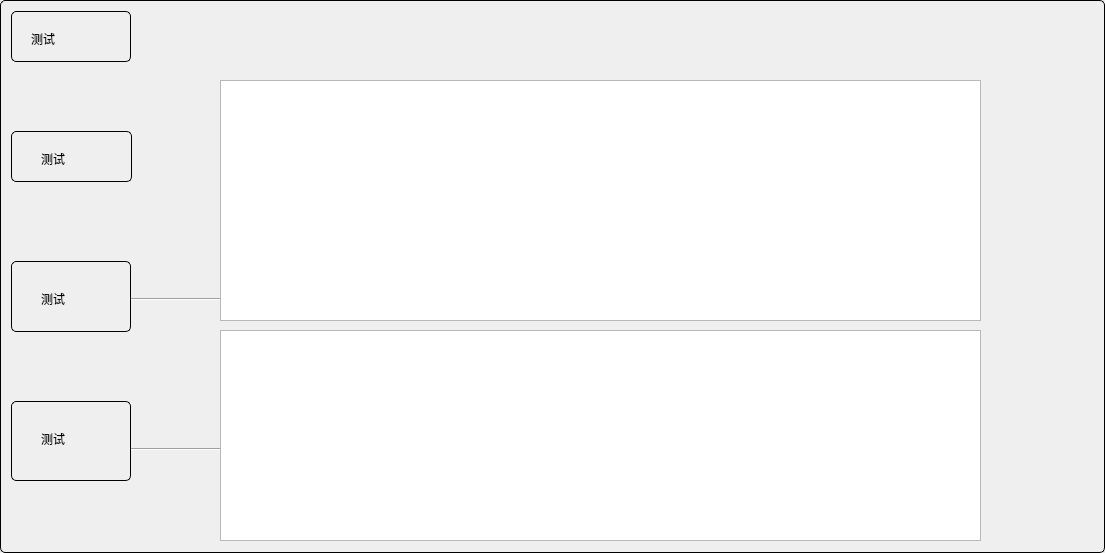
<?xml version="1.0" encoding="UTF-8"?>
<ui version="4.0">
 <class>FaultDealingform</class>
 <widget class="QWidget" name="FaultDealingform">
  <property name="geometry">
   <rect>
    <x>0</x>
    <y>0</y>
    <width>1105</width>
    <height>553</height>
   </rect>
  </property>
  <property name="windowTitle">
   <string>Form</string>
  </property>
  <property name="styleSheet">
   <string notr="true">QWidget#FaultDealingform{ border: 1px solid; border-radius: 5px;}QWidget#widget{ border: 1px solid; border-radius: 5px;}
QWidget#widget_2{ border: 1px solid; border-radius: 5px;}QWidget#widget_3{ border: 1px solid; border-radius: 5px;}
QWidget#widget_4{ border: 1px solid; border-radius: 5px;}
QWidget#widget_5{ border: 1px solid; border-radius: 5px;}
QWidget#widget_6{ border: 1px solid; border-radius: 5px;}</string>
  </property>
  <widget class="QWidget" name="widget_3" native="true">
   <property name="geometry">
    <rect>
     <x>11</x>
     <y>131</y>
     <width>121</width>
     <height>51</height>
    </rect>
   </property>
   <widget class="QLabel" name="label_5">
    <property name="geometry">
     <rect>
      <x>30</x>
      <y>20</y>
      <width>72</width>
      <height>15</height>
     </rect>
    </property>
    <property name="text">
     <string>测试</string>
    </property>
   </widget>
   <widget class="QLabel" name="label_9">
    <property name="geometry">
     <rect>
      <x>70</x>
      <y>20</y>
      <width>41</width>
      <height>16</height>
     </rect>
    </property>
    <property name="styleSheet">
     <string notr="true">border-image: url(:/images/flow_ok.png);</string>
    </property>
    <property name="text">
     <string/>
    </property>
   </widget>
  </widget>
  <widget class="QLabel" name="label_2">
   <property name="geometry">
    <rect>
     <x>31</x>
     <y>191</y>
     <width>72</width>
     <height>61</height>
    </rect>
   </property>
   <property name="styleSheet">
    <string notr="true">border-image: url(:/images/flow_down.png);</string>
   </property>
   <property name="text">
    <string/>
   </property>
  </widget>
  <widget class="QLabel" name="label">
   <property name="geometry">
    <rect>
     <x>31</x>
     <y>71</y>
     <width>72</width>
     <height>51</height>
    </rect>
   </property>
   <property name="styleSheet">
    <string notr="true">border-image: url(:/images/flow_down.png);
background-color:transparent;</string>
   </property>
   <property name="text">
    <string/>
   </property>
  </widget>
  <widget class="QWidget" name="widget_2" native="true">
   <property name="geometry">
    <rect>
     <x>11</x>
     <y>11</y>
     <width>120</width>
     <height>51</height>
    </rect>
   </property>
   <widget class="QLabel" name="label_4">
    <property name="geometry">
     <rect>
      <x>20</x>
      <y>20</y>
      <width>41</width>
      <height>16</height>
     </rect>
    </property>
    <property name="text">
     <string>测试</string>
    </property>
   </widget>
   <widget class="QLabel" name="label_8">
    <property name="geometry">
     <rect>
      <x>60</x>
      <y>20</y>
      <width>41</width>
      <height>16</height>
     </rect>
    </property>
    <property name="styleSheet">
     <string notr="true">border-image: url(:/images/flow_ok.png);</string>
    </property>
    <property name="text">
     <string/>
    </property>
   </widget>
  </widget>
  <widget class="QWidget" name="widget" native="true">
   <property name="geometry">
    <rect>
     <x>11</x>
     <y>261</y>
     <width>120</width>
     <height>71</height>
    </rect>
   </property>
   <widget class="QLabel" name="label_6">
    <property name="geometry">
     <rect>
      <x>30</x>
      <y>30</y>
      <width>72</width>
      <height>15</height>
     </rect>
    </property>
    <property name="text">
     <string>测试</string>
    </property>
   </widget>
   <widget class="QLabel" name="label_10">
    <property name="geometry">
     <rect>
      <x>70</x>
      <y>30</y>
      <width>41</width>
      <height>16</height>
     </rect>
    </property>
    <property name="styleSheet">
     <string notr="true">border-image: url(:/images/flow_ok.png);</string>
    </property>
    <property name="text">
     <string/>
    </property>
   </widget>
  </widget>
  <widget class="QLabel" name="label_3">
   <property name="geometry">
    <rect>
     <x>31</x>
     <y>341</y>
     <width>72</width>
     <height>61</height>
    </rect>
   </property>
   <property name="styleSheet">
    <string notr="true">border-image: url(:/images/flow_down.png);</string>
   </property>
   <property name="text">
    <string/>
   </property>
  </widget>
  <widget class="QWidget" name="widget_4" native="true">
   <property name="geometry">
    <rect>
     <x>11</x>
     <y>401</y>
     <width>120</width>
     <height>80</height>
    </rect>
   </property>
   <widget class="QLabel" name="label_7">
    <property name="geometry">
     <rect>
      <x>30</x>
      <y>30</y>
      <width>72</width>
      <height>15</height>
     </rect>
    </property>
    <property name="text">
     <string>测试</string>
    </property>
   </widget>
   <widget class="QLabel" name="label_11">
    <property name="geometry">
     <rect>
      <x>70</x>
      <y>30</y>
      <width>41</width>
      <height>16</height>
     </rect>
    </property>
    <property name="styleSheet">
     <string notr="true">border-image: url(:/images/flow_ok.png);</string>
    </property>
    <property name="text">
     <string/>
    </property>
   </widget>
  </widget>
  <widget class="Line" name="line">
   <property name="geometry">
    <rect>
     <x>131</x>
     <y>291</y>
     <width>111</width>
     <height>16</height>
    </rect>
   </property>
   <property name="orientation">
    <enum>Qt::Horizontal</enum>
   </property>
  </widget>
  <widget class="Line" name="line_2">
   <property name="geometry">
    <rect>
     <x>131</x>
     <y>441</y>
     <width>111</width>
     <height>16</height>
    </rect>
   </property>
   <property name="orientation">
    <enum>Qt::Horizontal</enum>
   </property>
  </widget>
  <widget class="QtCharts::QChartView" name="graphicsView">
   <property name="geometry">
    <rect>
     <x>220</x>
     <y>80</y>
     <width>761</width>
     <height>241</height>
    </rect>
   </property>
  </widget>
  <widget class="QtCharts::QChartView" name="graphicsView_2">
   <property name="geometry">
    <rect>
     <x>220</x>
     <y>330</y>
     <width>761</width>
     <height>211</height>
    </rect>
   </property>
  </widget>
 </widget>
 <customwidgets>
  <customwidget>
   <class>QtCharts::QChartView</class>
   <extends>QGraphicsView</extends>
   <header location="global">qchartview.h</header>
  </customwidget>
 </customwidgets>
 <resources/>
 <connections/>
</ui>
